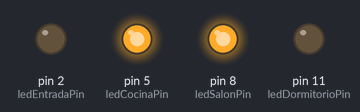
The sketch below on a simulated Arduino Uno, built with avr-gcc and run on an emulated ATmega328P. On the bench: output pins drawn as LEDs (lit = HIGH).

Above: at 0.3 s.
At 1.95 s:
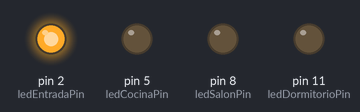
At 3.3 s:
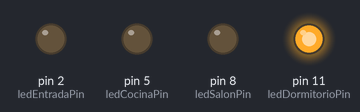
Timing chart, 0 to 4.8 s (numbered marks = the images above):
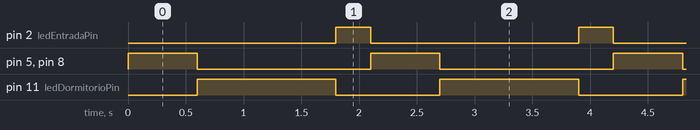

The sketch:

3.4_Secuencia_Casa_completo.ino
```cpp
/*
 Secuencia de antirrobo de una casa
 JA Vacas

 Realizamos una secuencia iluminando las distintas habitaciones de la casa

 Dormitorio: Led Rojo   pin 11
 Salon:      Led Azul   pin 8
 Cocina:     Led Azul   pin 5
 Entrada:    Led Verde  pin 2
 */

// declaracion de variables
// Conexiones
const int  ledDormitorioPin=11; // LED que simula la luz del porche
const int  ledSalonPin=8; // LED que simula la luz del salon
const int  ledCocinaPin=5; // LED que simula la luz del cocina
const int  ledEntradaPin=2; // LED que simula la luz del jardin

// Tiempo entre pasos
const int duracionTarde=600;  // Tiempo que estara encendido el porche
const int duracionNoche=1200;  // Tiempo que estara encendido el salon y la cocina
const int duracionMadrugada=300;  // Tiempo que estara encendido el jardin

// Configuración
void setup() {
  // configuramos los pines como salidas
  pinMode(ledDormitorioPin,OUTPUT);
  pinMode(ledSalonPin,OUTPUT);
  pinMode(ledCocinaPin,OUTPUT);
  pinMode(ledEntradaPin,OUTPUT);
}

// Bucle que se repite
void loop() {

  // Estado tarde

  digitalWrite(ledSalonPin,HIGH);     // Encendemos el salon
  digitalWrite(ledCocinaPin,HIGH);    // Encendemos el salon
  digitalWrite(ledDormitorioPin,LOW); // Apagamos el dormitorio
  digitalWrite(ledEntradaPin,LOW);    // Apagamos la entrada

  delay(duracionTarde);  //Esperamos hasta el siguiente estado


  // Estado noche

  digitalWrite(ledSalonPin,LOW);     // Encendemos el salon
  digitalWrite(ledCocinaPin,LOW);    // Encendemos el salon
  digitalWrite(ledDormitorioPin,HIGH); // Apagamos el dormitorio
  digitalWrite(ledEntradaPin,LOW);    // Apagamos la entrada

delay(duracionNoche);

  digitalWrite(ledSalonPin,LOW);     // Encendemos el salon
  digitalWrite(ledCocinaPin,LOW);    // Encendemos el salon
  digitalWrite(ledDormitorioPin,LOW); // Apagamos el dormitorio
  digitalWrite(ledEntradaPin, HIGH);    // Apagamos la entrada

delay(duracionMadrugada);
}
```

Measured:
- by itself, pin 2 (ledEntradaPin): alternates HIGH for 0.30 s and LOW for 1.8 s
- by itself, pin 5 (ledCocinaPin), pin 8 (ledSalonPin): alternates HIGH for 0.60 s and LOW for 1.5 s
- by itself, pin 11 (ledDormitorioPin): alternates HIGH for 1.2 s and LOW for 0.90 s
